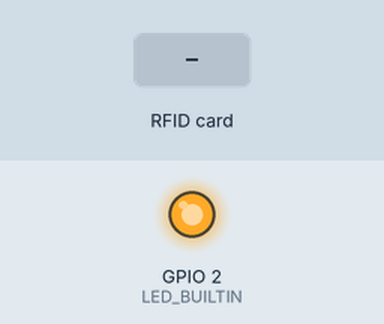
Bench run of a sketch on a simulated ESP8266 (NodeMCU). Parts: output pins drawn as LEDs (lit = HIGH, except the on-board LED, lit = LOW). The test bench sets the inputs (shaded band). What the sketch prints to the serial monitor is not drawn.

Above: at 1.2 s.
1.3 s: RFID card 5E 7A 19 C4 held to the reader
Timing chart, 0 to 4.3 s (numbered marks = the images above; inputs shaded):
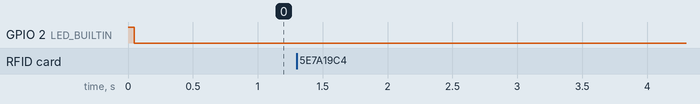

The sketch:

Controller_Esp8266.ino
```cpp
#include <SPI.h>
#include <MFRC522.h>
#include <ESP8266WiFi.h>

WiFiServer server(80);

#define SS_PIN 10
#define RST_PIN 9
#define NetName "SECAI DIA 1"
#define password "password"

MFRC522 rfid(SS_PIN, RST_PIN); // Instance of the class

MFRC522::MIFARE_Key key;

// Init array that will store new NUID
byte nuidPICC[4];

void setup() {
  pinMode(LED_BUILTIN, OUTPUT);
  digitalWrite(LED_BUILTIN, HIGH);
  Serial.begin(9600);
  WiFi.softAP(NetName, password); // Cria uma rede Wi-Fi
  server.begin(); // Inicia o servidor na porta 80
  SPI.begin(); // Init SPI bus
  rfid.PCD_Init(); // Init MFRC522

  for (byte i = 0; i < 6; i++) {
    key.keyByte[i] = 0xFF;
  }

}

String byteArrayToString(byte *buffer, byte bufferSize) {
  String result = "";
  for (byte i = 0; i < bufferSize; i++) {
    result += (char)buffer[i];
  }
  return result;
}

void loop() {
  digitalWrite(LED_BUILTIN, LOW);
WiFiClient client = server.available();
  // Reset the loop if no new card present on the sensor/reader. This saves the entire process when idle.
  if ( ! rfid.PICC_IsNewCardPresent())
    return;

  // Verify if the NUID has been readed
  if ( ! rfid.PICC_ReadCardSerial())
    return;

  MFRC522::PICC_Type piccType = rfid.PICC_GetType(rfid.uid.sak);

  // Check is the PICC of Classic MIFARE type
  if (piccType != MFRC522::PICC_TYPE_MIFARE_MINI &&
    piccType != MFRC522::PICC_TYPE_MIFARE_1K &&
    piccType != MFRC522::PICC_TYPE_MIFARE_4K) {
    return;
  }

  if (rfid.uid.uidByte[0] != nuidPICC[0] ||
    rfid.uid.uidByte[1] != nuidPICC[1] ||
    rfid.uid.uidByte[2] != nuidPICC[2] ||
    rfid.uid.uidByte[3] != nuidPICC[3] ) {

    // Store NUID into nuidPICC array
    for (byte i = 0; i < 4; i++) {
      nuidPICC[i] = rfid.uid.uidByte[i];
    }

    String result = byteArrayToString(rfid.uid.uidByte, rfid.uid.size);
    Serial.println(result);
    if (client) {
    digitalWrite(LED_BUILTIN, HIGH);
    client.println(result); // Envia dados para o cliente
    Serial.println("enviado para o flutter");
  }
  }

  // Halt PICC
  rfid.PICC_HaltA();

  // Stop encryption on PCD
  rfid.PCD_StopCrypto1();
  delay(10);
}
```

Measured:
- after the input at 1.3 s, every drawn part: stays the same
